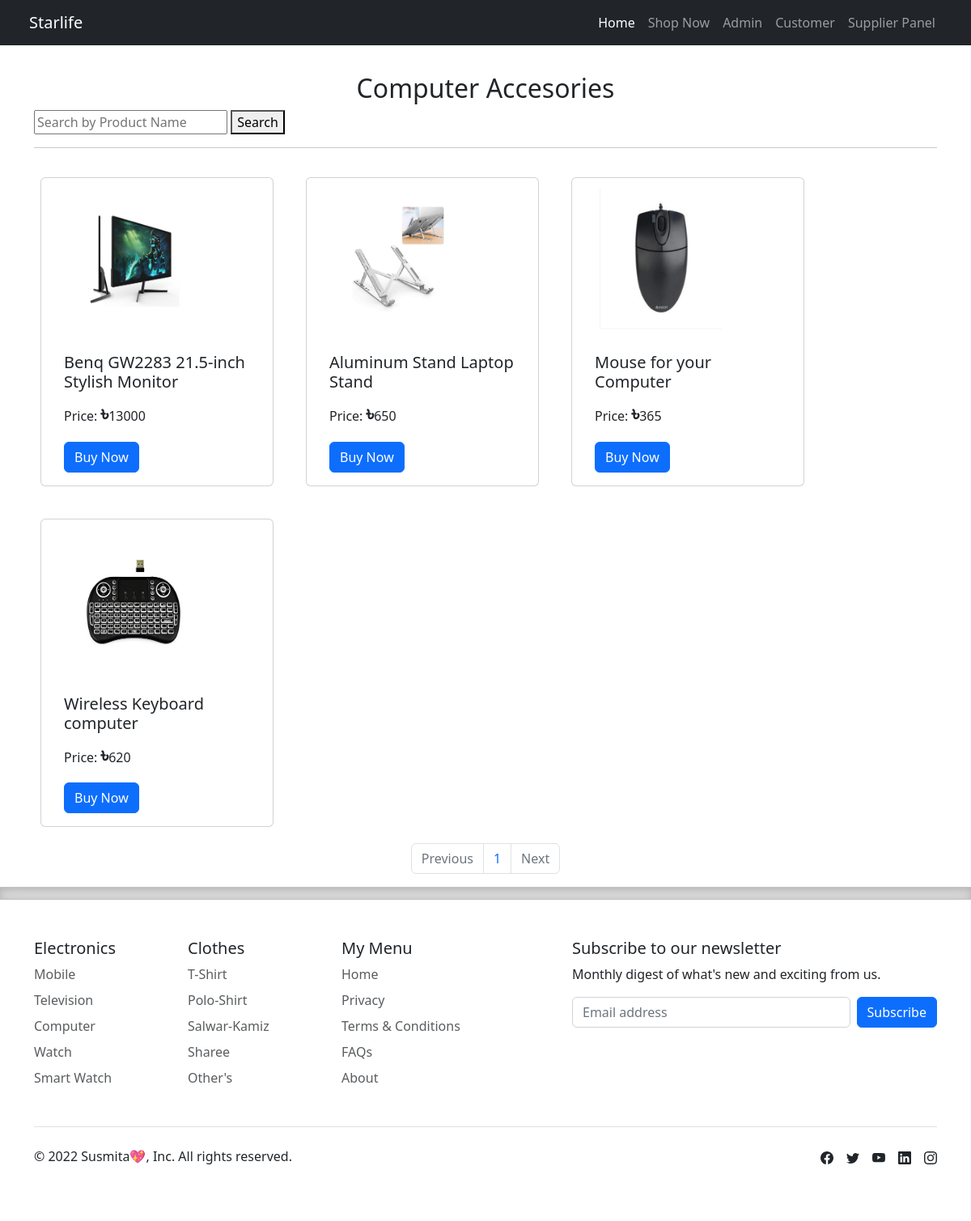
The page /product_category/computer_accesories.php on the database its author committed.
### tables this page shows
CREATE TABLE `products` (
  `product_id` int(100) NOT NULL,
  `product_name` varchar(50) NOT NULL,
  `supplier_id` int(10) NOT NULL,
  `categoryid` int(10) NOT NULL,
  `instock` int(10) NOT NULL,
  `unit` varchar(300) NOT NULL,
  `price` varchar(100) NOT NULL,
  `image` varchar(50) NOT NULL
);

### product_category/computer_accesories.php (the view, shortened to what this page needs)
<!DOCTYPE html>
<html lang="en">
<head>
    <link rel="stylesheet" href="../css/bootstrap.min.css">
</head>
<body>
    <?php
    include('../connection.php');
    include('../header.php');
    ?>
    <div class="container">
        <h2 style="text-align: center; padding-top:90px">Computer Accesories</h2>
        <form action="" method="post" name="myForm" onsubmit="return validateForm()" autocomplete="off">
            <input type="text" name="search_name" placeholder="Search by Product Name" >
            <button type="submit" >Search</button><i id="search_name" style="color: red;font-size:16px;font-weight:bold; padding-left:10px;"></i>
        </form>
        <hr>
        <div class="row">
            <?php
            global $get_page;
            if ($get_page == "" || $get_page == "1") {
                $target_page = 1;
            } else {
                $target_page = $_GET['page'];
            }
            $page_first_result = ($target_page - 1) * 12;
            global $recv;
            $sql = "SELECT * FROM `products` WHERE `categoryid`='2' AND  `product_name` LIKE '%$recv%' ORDER BY product_id DESC LIMIT $page_first_result,12";
            $result = mysqli_query($conn, $sql);
            while ($row = mysqli_fetch_assoc($result)) {
                $myimage = $row['image'];
            ?>
                <div class="card" style="width: 18rem;margin: 20px;">
                    <?php
                    echo "<img src ='../images/$myimage' height=200 width=200>";
                    ?>
                    <div class="card-body">
                        <h5 class="card-title"><?php echo $row['product_name']; ?></h5>
                        <p class="card-text">Price: <span style="font-size: 25px;font-weight:bold">৳</span><?php echo $row['price']; ?></p>
                        <a href="../productdetails.php?id=<?php echo $row['product_id']; ?>" class="btn btn-primary">Buy Now</a>
                    </div>
                </div>
            <?php
            }
            ?>
        </div>
        <div style="display: flex;justify-content:center;">
            <nav aria-label="...">
                <ul class="pagination">
                    <li class="page-item disabled">
                        <span class="page-link">Previous</span>
                    </li>
                    <?php
                    $sql1 = "SELECT * FROM `products` WHERE `categoryid`='2'";
                    $result1 = mysqli_query($conn, $sql1);
                    $count = mysqli_num_rows($result1);
                    $i = ($count / 12);
                    $page = ceil($i);
                    for ($target = 1; $target <= $page; $target++) {
                    ?>
                    <li class="page-item"><a class="page-link" href="computer_accesories.php?page=<?php echo $target; ?>"><?php echo $target; ?></a></li>
                    <?php
                    }
                    ?>
                    <li class="page-item disabled">
                        <a class="page-link" href="#">Next</a>
                    </li>
                </ul>
            </nav>
        </div>
    </div>
    <?php include('../footer.php') ?>
</body>
</html>

### rows shown on the page
products: image (picture), product_name "Benq GW2283 21.5-inch Stylish Monitor", price "13000"
products: image (picture), product_name "Aluminum Stand Laptop Stand", price "650"
products: image (picture), product_name "Mouse for your Computer", price "365"
products: image (picture), product_name "Wireless Keyboard computer", price "620"

### other values the page prints
$brandName "Starlife"
$authorName "Susmita"
